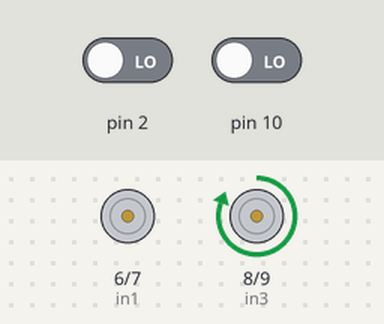
Bench run of a sketch on a simulated Arduino Uno, built with avr-gcc and run on an emulated ATmega328P. Parts: motor-driver pin pairs drawn as motors (green arrow = first pin HIGH = forward, orange = second pin HIGH = backward, longer = more drive, scaled by the enable pin). The inputs (shaded band) are chosen by the test bench; at power-on: pin 10 LOW, pin 2 LOW.

Above: at 4.6 s.
4.7 s: pin 10 driven HIGH
At 7.3 s:
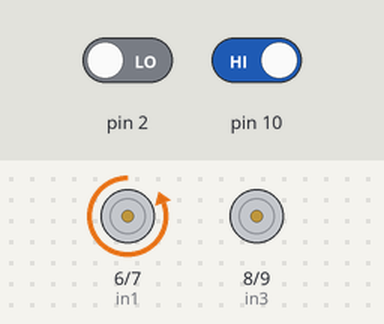
9.1 s: pin 2 driven HIGH
At 10.0 s:
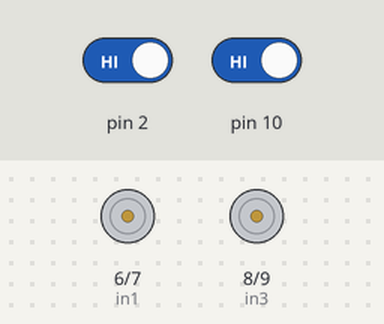
11.7 s: pin 2 driven LOW
At 13.2 s:
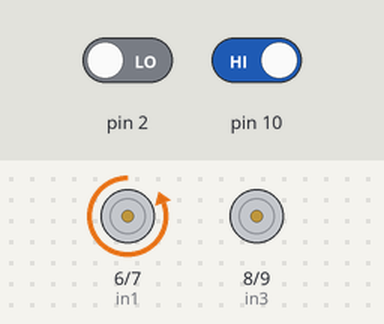
17.0 s: pin 10 driven LOW
At 18.7 s:
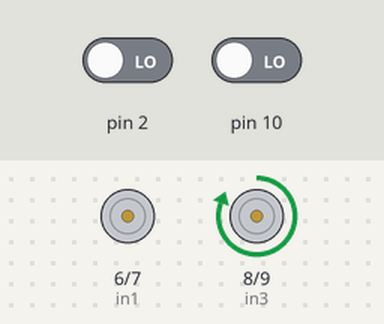
Timing chart, 0 to 22.2 s (numbered marks = the images above; inputs shaded):
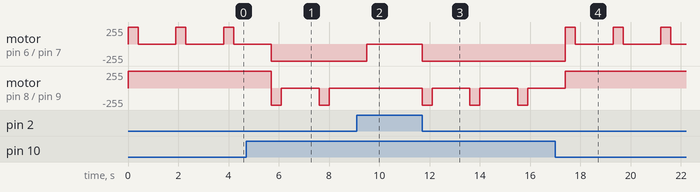

The sketch:

testAvoidAndAttack.ino
```cpp
// If LT_ returns true it means it found a white stripe.
// 0 for white, 1 elsewise
#define LTL digitalRead(10) // Left - Tagged with label 2 - Port 3 in  Tracking module of the custom the board
#define LTR digitalRead(2) // Right - Tagged with label 3 - Port 5 in  Tracking module of the custom the board

// For the motor driver module
#define MAX_SPEED 255

#define RIGHT 0
#define LEFT 1

// Engine output
int in1 = 6;
int in2 = 7;
int in3 = 8;
int in4 = 9;
int ENA = 5;
int ENB = 11;
int ABS = 150;


/**
@speedLeft, @speedRight: [-255,255]
value < 0: speed backwards
value = 0: not moving
value > 0: speed forward
*/
void _mMove(int speedLeft, int speedRight)
{
  int in1Value = speedRight > 0 ? speedRight : 0;
  int in2Value = speedRight < 0 ? -speedRight : 0;
  int in3Value = speedLeft < 0 ? -speedLeft : 0;
  int in4Value = speedLeft > 0 ? speedLeft : 0;

  digitalWrite(ENA,HIGH);
  digitalWrite(ENB,HIGH);
  analogWrite(in1,in1Value);
  analogWrite(in2,in2Value);
  analogWrite(in3,in3Value);
  analogWrite(in4,in4Value);
}

/**
 * Calculates the left and right speeds (in the same direction) so the car describes a curve with a given radius parameter
 * vel: upper bound of the speeds.
 * dir: 0 ir 1, defines right or left respectively
 * radius: parameter to control how diverse are the lateral speeds
 * reverse: true means the speeds will be given in negative form (going backwards).
 */
void _mCurve(int vel, int dir, int radius, bool reverse)
{
  // VEL - VEL/(1 + RADIUS/VEL)
  // R=50 -> 34 pulgadas diametro
  // R=100 -> 45 pulgadas diametro
  // R=200 -> 79 pulgadas diametro
  // R=400 -> 124 pulgadas diametro
  // R=800 -> 172 pulgadas diametro
  double slowSpeed = round(1.0 * vel - (1.0 * vel)/(1.0 + (1.0 * radius) / (1.0 * vel) )); // VEL - VEL/(1 + RADIUS/VEL)
  int speedLeft = dir == RIGHT ? vel : slowSpeed;
  int speedRight = dir == LEFT ? vel : slowSpeed;
  _mMove(reverse ? -speedLeft : speedLeft, reverse ? -speedRight : speedRight);
}


void _mStop()
{
  digitalWrite(ENA,LOW);
  digitalWrite(ENB,LOW);
}

void _mForward()
{
  _mMove(MAX_SPEED, MAX_SPEED);
}

void _mBackward()
{
  _mMove(-MAX_SPEED, -MAX_SPEED);
}

void _mRotateLeft()
{
  _mMove(-MAX_SPEED, MAX_SPEED);
}

void _mRotateRight()
{
  _mMove(MAX_SPEED, -MAX_SPEED);
}

void _avoidTheLineAndAttack(bool leftTrackerTouchingLine, bool rightTrackerTouchingLine){
  if (leftTrackerTouchingLine){
    _mRotateLeft();
    delay(400);
    _mCurve(MAX_SPEED, RIGHT, /* radious */ 200, /* reverse */ true);
  }
  else if (rightTrackerTouchingLine){
    _mRotateRight();
    delay(400);
    _mCurve(MAX_SPEED, LEFT, /* radious */ 200, /* reverse */ true);
  }
  delay(1500);
}

void setup()
{
  Serial.begin(9600);
  pinMode(in1,OUTPUT);
  pinMode(in2,OUTPUT);
  pinMode(in3,OUTPUT);
  pinMode(in4,OUTPUT);
  pinMode(ENA,OUTPUT);
  pinMode(ENB,OUTPUT);
  _mStop();
}

bool touchingLeft = false;
bool touhingRight = false;

void loop()
{
  bool touchingLeft = !LTL;
  bool touchingRight = !LTR;
  if (touchingLeft || touchingRight)
  {
    _avoidTheLineAndAttack(touchingLeft, touchingRight);
  }
  _mStop();
}
```

Measured:
- after the input at 4.7 s, motor on pin 8 (in3) / pin 9 (in4): alternates backward 255/255 for 0.40 s and stopped for 1.5 s, starting after 1.0 s
- after the input at 9.1 s, motor on pin 6 (in1) / pin 7 (in2): backward 255/255 → stopped after 0.40 s; motor on pin 8 (in3) / pin 9 (in4): stays stopped (without the input it goes to backward 255/255 after 0.40 s)
- after the input at 11.7 s, motor on pin 6 (in1) / pin 7 (in2): stopped → backward 255/255 at once; motor on pin 8 (in3) / pin 9 (in4): alternates backward 255/255 for 0.40 s and stopped for 1.5 s, starting at once
- after the input at 17.0 s, motor on pin 6 (in1) / pin 7 (in2): alternates forward 255/255 for 0.40 s and stopped for 1.5 s, starting after 0.40 s
- by itself, motor on pin 6 (in1) / pin 7 (in2): alternates forward 255/255 for 0.40 s and stopped for 1.5 s
